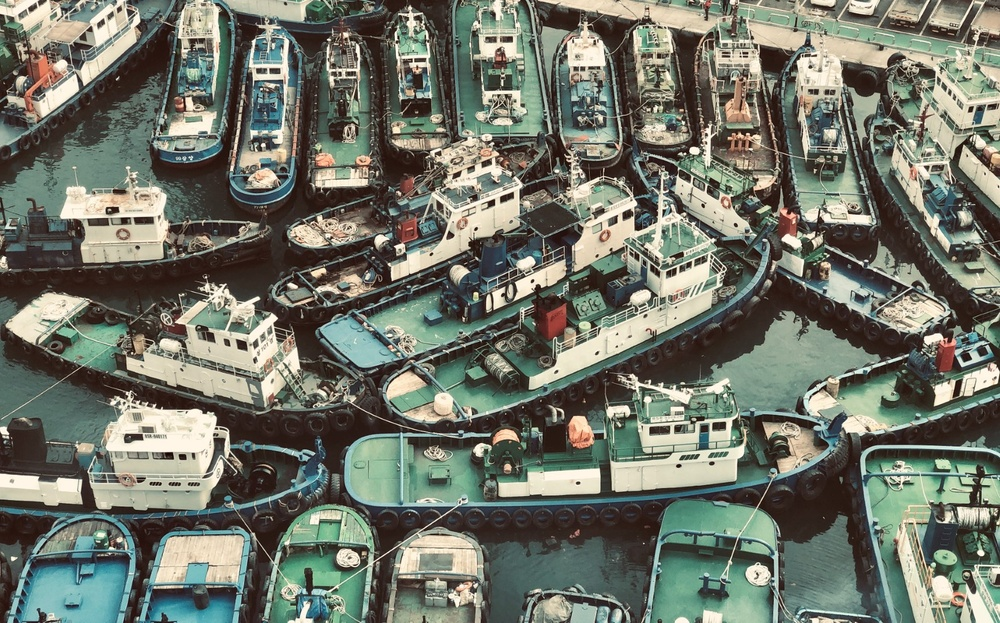
#> input picture data/image01.jpg, 1000 x 623 px, shrunk from 1733 x 1080 before the run, found by its file name
$ python 4-8.py
#> lines starting #> are read from the running program, lines starting #| are printed output that depends on the picture
import cv2 as cv
import sys


img_color = cv.imread("./data/image01.jpg", cv.IMREAD_COLOR)
#> img_color is the input picture: shape (623, 1000, 3); mean B, G, R 105.3, 117.5, 113.3


if img_color is None:
    print("이미지 파일을 읽을 수 없습니다.")
    sys.exit(1)


img_gray = cv.cvtColor(img_color, cv.COLOR_BGR2GRAY)
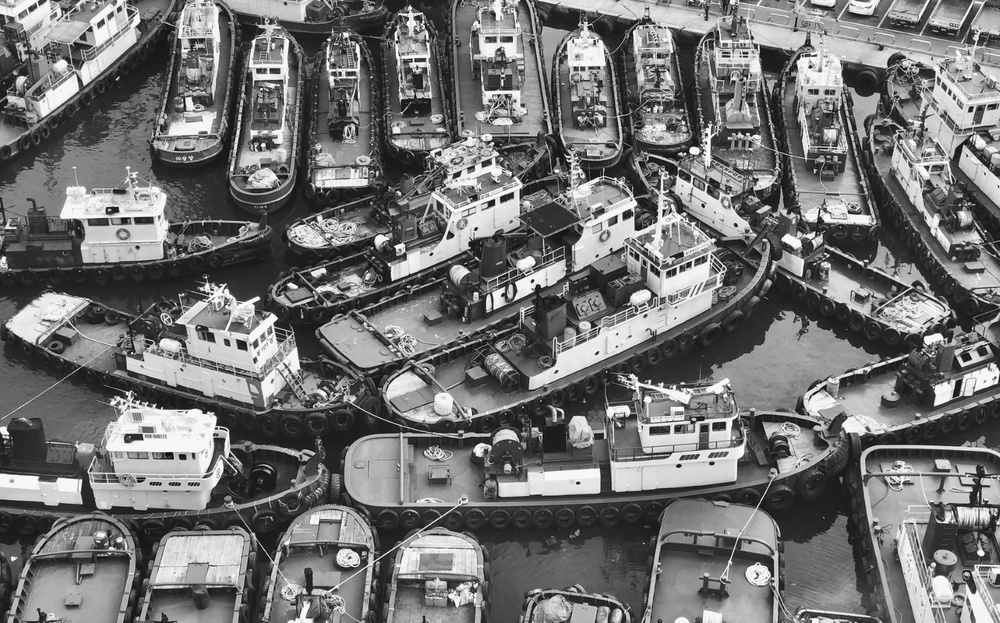
#> img_gray: shape (623, 1000); min 2, max 254, mean 114.8

img_canny = cv.Canny(img_gray, 90, 180)
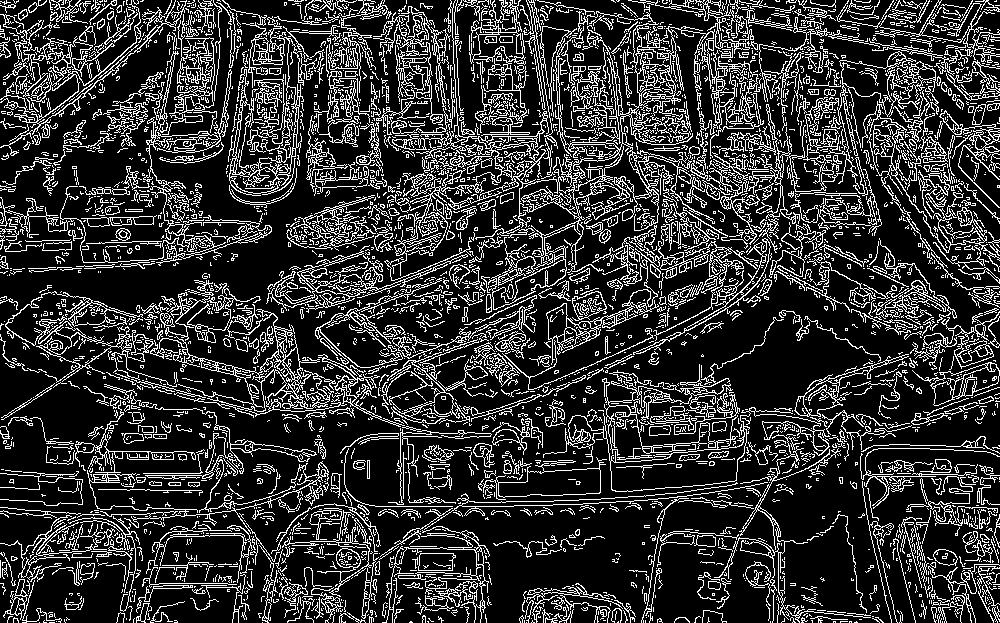
#> img_canny: shape (623, 1000); 20.1% white in thin lines or dots


cv.imshow("Grayscale", img_gray)
cv.imshow("Canny", img_canny)

cv.waitKey(0)
cv.destroyAllWindows()

$ run again, with data/image02.jpg copied over data/image01.jpg
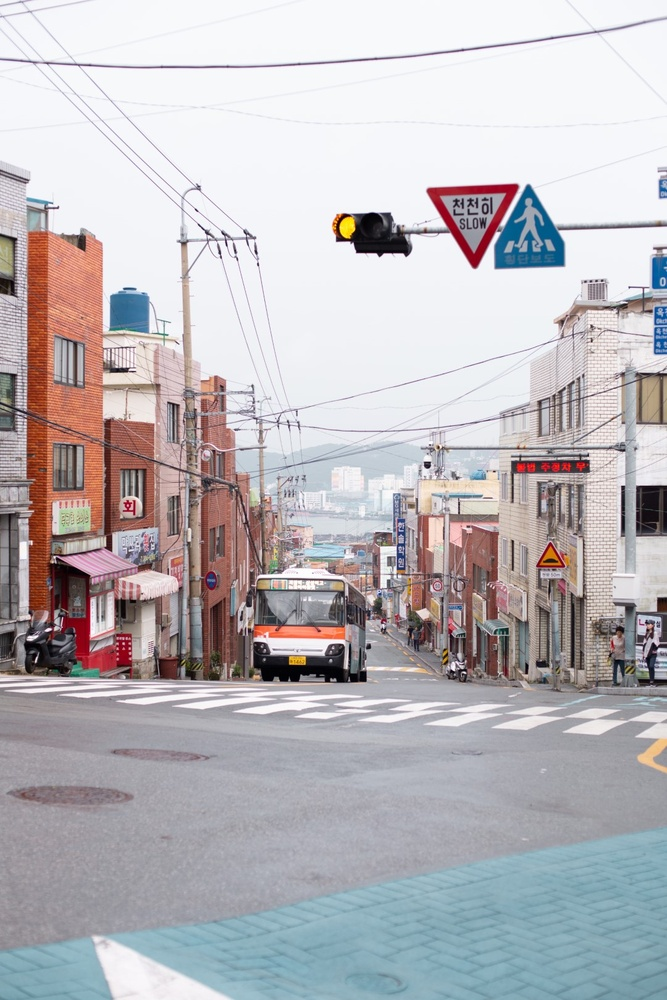
#> input picture data/image02.jpg, 667 x 1000 px, shrunk from 1080 x 1620 before the run, found by its file name
#> img_color is the input picture: shape (1000, 667, 3); mean B, G, R 186.8, 183.1, 186.5
#> `img_gray = cv.cvtColor(img_color, cv.COLOR_BGR2GRAY)`:
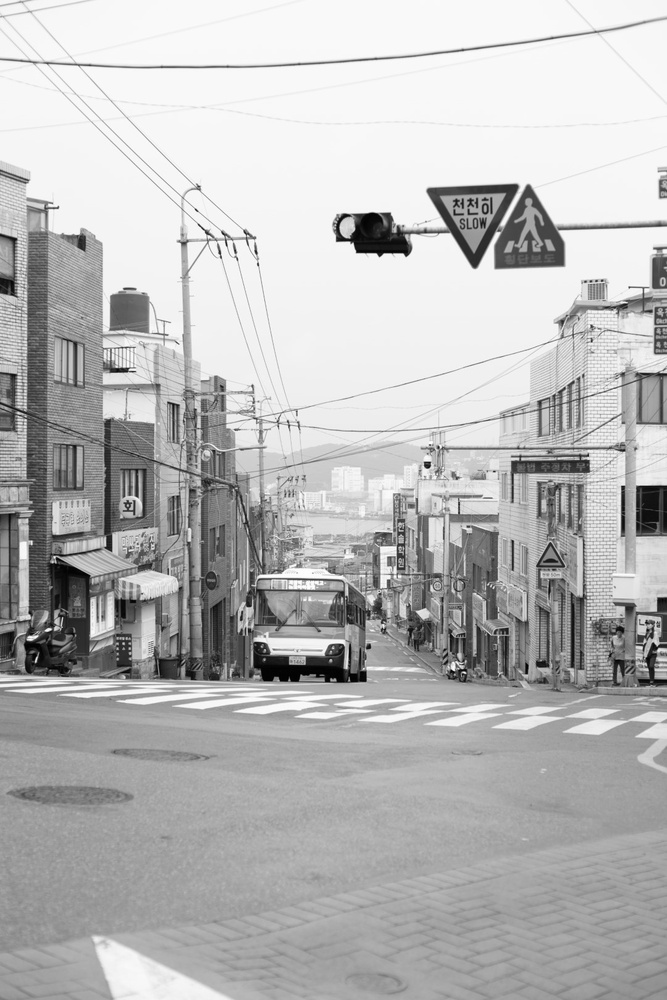
#> img_gray: shape (1000, 667); min 0, max 255, mean 184.5
#> `img_canny = cv.Canny(img_gray, 90, 180)`:
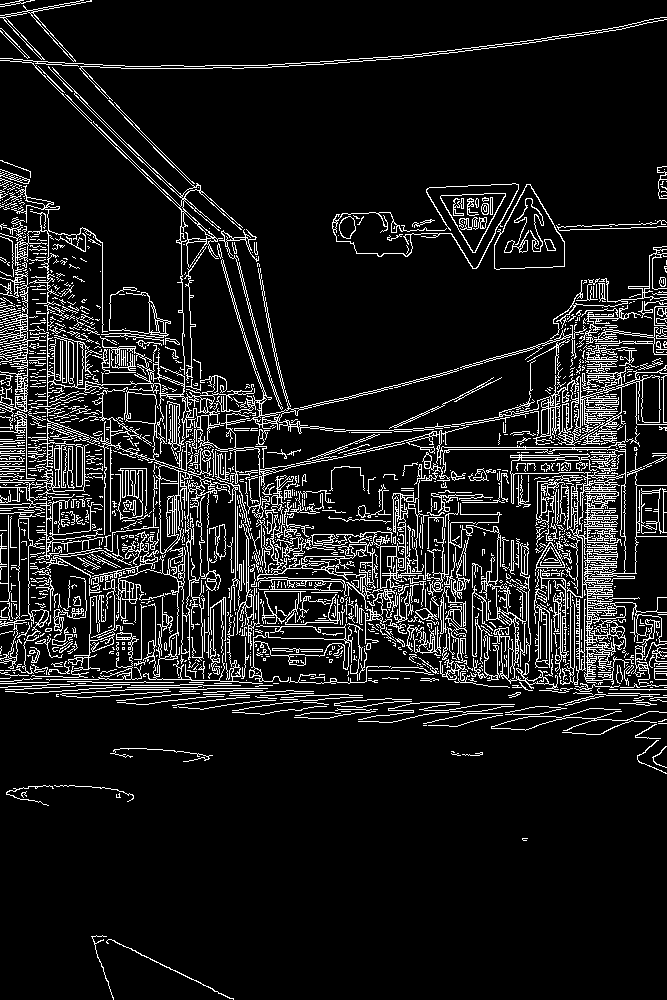
#> img_canny: shape (1000, 667); 10.5% white in thin lines or dots
